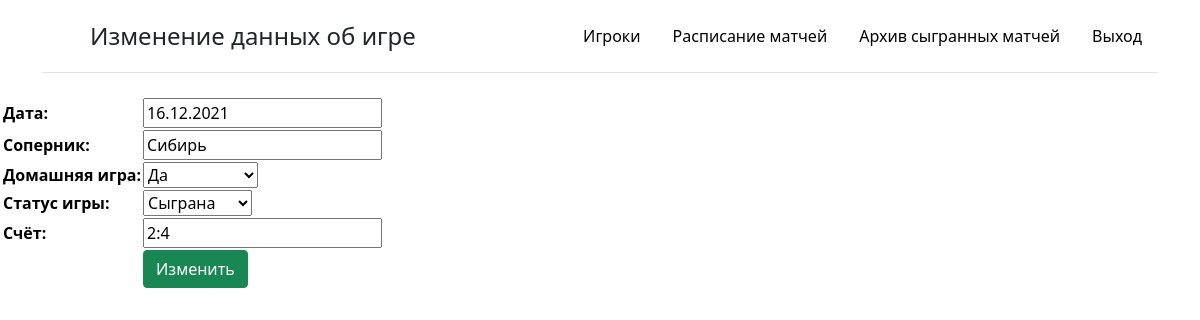
/updategame/1/, run on the app's committed database.
### bd_team/models.py (models this page shows, shortened)
class Game(models.Model):
    date = models.DateField(null=True, verbose_name='Дата')
    opponent = models.CharField(max_length=100, null=True, verbose_name='Соперник')
    area = models.BooleanField(null=True, default=False, verbose_name='Домашняя игра')
    role = models.ForeignKey('Status', on_delete=models.PROTECT, null=False, verbose_name="Статус игры", default=1)
    score = models.CharField(max_length=5, null=True, blank=True, validators=[
        RegexValidator(
            regex=r'\d+:\d+',
            message='Формат: 0:0'
        )
    ], verbose_name='Счёт')
    judge = models.CharField(max_length=100, null=True, blank=True, verbose_name='Cудья')
    archive = models.BooleanField(default=False, verbose_name='Архив')
    class Meta():
        ordering = ['date']

### bd_team/views.py (the view)
# urls.py: path('updategame/<int:pk>/', GameUpdateView.as_view(), name='update_game'),
class GameUpdateView(UpdateView):
    model = Game
    template_name = 'bd_team/update_game.html'
    success_url = reverse_lazy('list_game')
    form_class = GameForm
    def get_context_data(self, *, object_list=None, **kwargs):
        context = super().get_context_data(**kwargs)
        context['menu'] = menu
        context['title'] = "Изменение данных об игре"
        return context

### bd_team/forms.py
class GameForm(forms.ModelForm):
    def __init__(self, *args, **kwargs):
        super().__init__(*args, **kwargs)
    class Meta:
        model = Game
        fields = ['date', 'opponent', 'area', 'role', 'score']

### bd_team/models.py (called while the page is built)
    def __str__(self):
        return self.name

### bd_team/templates/bd_team/update_game.html (shortened to what this page needs)
{% extends 'bd_team/base.html' %}
{% block content %}
<form method = "post" enctype="multipart/form-data">
    <table>
{% for f in form %}
      <tr><th><label class="form-label" for ="{{ f.id_for_label }}"></th><th> {{f.label}}:</th><th> </label>{{ f }}</th></tr>
{% endfor %}
    <tr> <th></th><th></th><th>  <button class="btn btn-success" type="submit">Изменить</button></th></tr>
    </table>
</form>
{% endblock %}

### bd_team/templates/bd_team/base.html (style rules this page uses)
body { background: #fff; color: #000000 }

### data on the page
Game: form "16.12.2021" "Сибирь" "Да" "Сыграна" "2:4"

### other printed values
{{ title }} "Изменение данных об игре"
{{ m.title }} "Игроки" "Расписание матчей" "Архив сыгранных матчей" "Выход"
{{ f.label }} "Дата" "Соперник" "Домашняя игра" "Статус игры" "Счёт"
